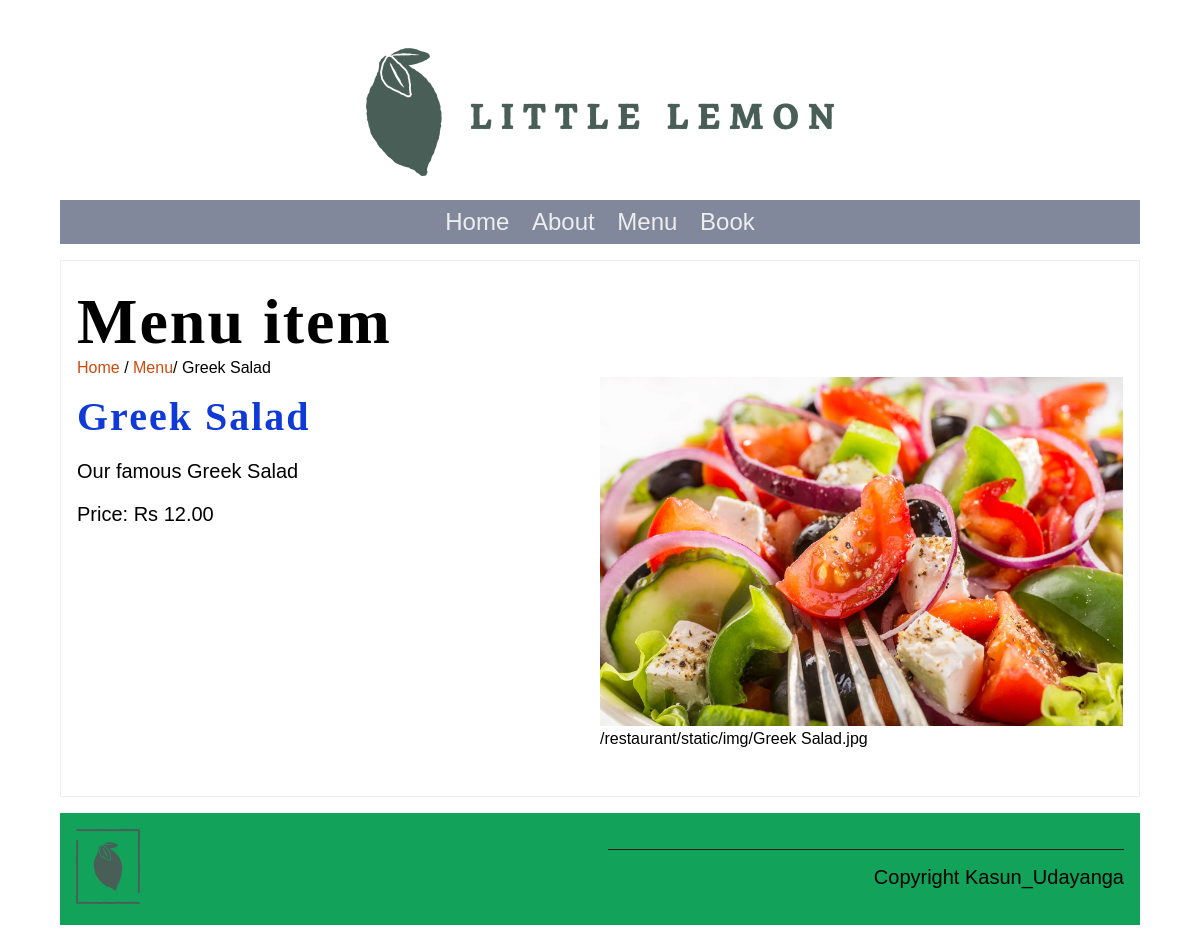
The app's page /menu_item/1/, older data.
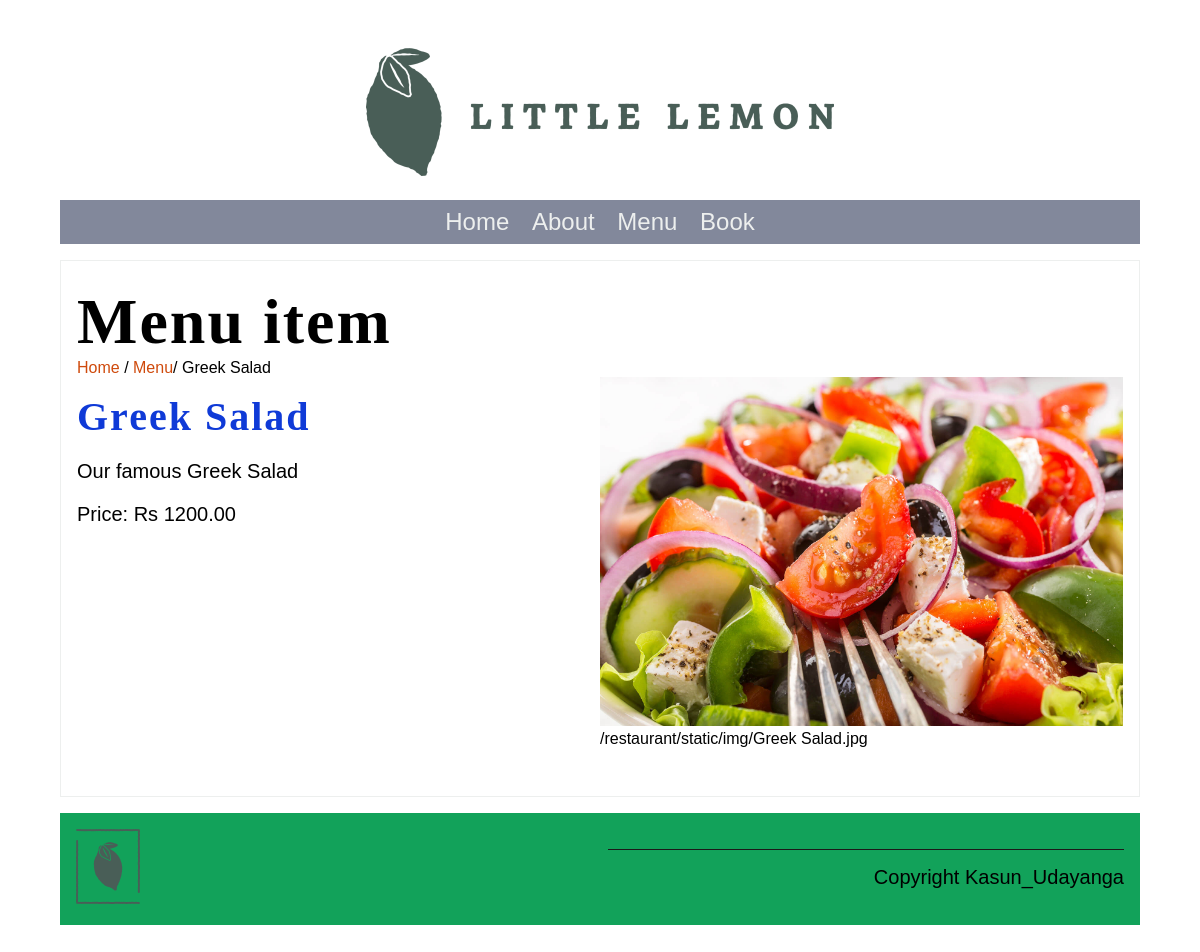
The same page, newer data.
### restaurant/models.py (models this page shows, shortened)
class Menu(models.Model):
   name = models.CharField(max_length=200)
   price = models.IntegerField(null=False)
   menu_item_description = models.TextField(max_length=400, default='')

### restaurant/views.py (the view)
# urls.py: path('menu_item/<int:pk>/', views.display_menu_item, name="menu_item"),
def display_menu_item(request, pk=None):
    if pk:
        menu_item = Menu.objects.get(pk=pk)
    else:
        menu_item = ""
    return render(request, 'menu_item.html', {"menu_item": menu_item})

### restaurant/templates/menu_item.html
{% extends 'base.html' %}
{% load static %}
{% block content %}
<section>
    <article>
        <h1>Menu item</h1>
        <span>
            <a href="{% url 'home' %}">Home</a> /
            <a href="{% url 'menu' %}">Menu</a>/
            {{menu_item.name}}
        </span>
        <div class="row">
            <div class="column">
                <h2>
                    {{ menu_item.name }}
                </h2>
                <p>
                    {{ menu_item.menu_item_description }}
                </p>
                <p>
                    Price: Rs {{ menu_item.price }}.00
                </p>
            </div>
            <div class="column">
                <img src="/restaurant/static/img/menu_items/{{menu_item.name}}.jpg" alt="{{ menu_item.name}}" />
                /restaurant/static/img/{{menu_item.name}}.jpg
            </div>
        </div>
    </article>
</section>
{% endblock %}

Row changes from the older to the newer data that the page shows:
changed Menu "Greek Salad": price "12" → "1200"
